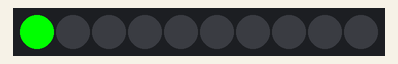
The sketch below on a simulated Arduino Uno, built with avr-gcc and run on an emulated ATmega328P. Shown: 10 RGB LEDs in strip order, left to right. Colours are those a GRB WS2812 strip shows for the declared byte order.

Above: at 0.1 s.
At 0.6 s:
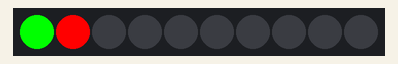
At 1.1 s:
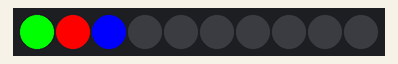
At 1.6 s:
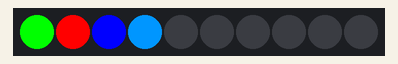
At 2.1 s:
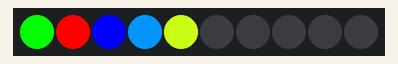
At 3.1 s:
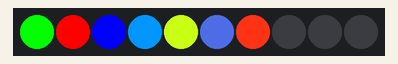

The sketch:

example3.ino
```cpp
/*****************  NEEDED TO MAKE NODEMCU WORK ***************************/
#define FASTLED_INTERRUPT_RETRY_COUNT 0
#define FASTLED_ESP8266_RAW_PIN_ORDER
/******************  LIBRARY SECTION *************************************/
#include <FastLED.h>
/*****************  LED LAYOUT AND SETUP *********************************/
#define NUM_LEDS 10
/*****************  DECLARATIONS  ****************************************/
CRGB leds[NUM_LEDS];
/*****************  GLOBAL VARIABLES  ************************************/
const int ledPin = 6;
/*****************  SETUP FUNCTIONS  ****************************************/
void setup()
{
  Serial.begin(115200);
  FastLED.addLeds<WS2812B, ledPin, RGB>(leds, NUM_LEDS);
}
/*****************  MAIN LOOP  ****************************************/
/** i dont even know what this is, looks like melting rainbow icecream**/
void loop()
{
  leds[0] = CRGB(255, 0, 0);
  FastLED.show();
  delay(500);
  leds[1] = CRGB(0, 255, 0);
  FastLED.show();
  delay(500);
  leds[2] = CRGB(0, 0, 255);
  FastLED.show();
  delay(500);
  leds[3] = CRGB(150, 0, 255);
  FastLED.show();
  delay(500);
  leds[4] = CRGB(255, 200, 20);
  FastLED.show();
  delay(500);
  leds[5] = CRGB(85, 60, 180);
  FastLED.show();
  delay(500);
  leds[6] = CRGB(50, 255, 20);
  FastLED.show();
  delay(500);
  FastLED.show();
}
```

Measured:
- what the display in image 1 shows lasts 0.5 s, from 0.5 s to 1.0 s
